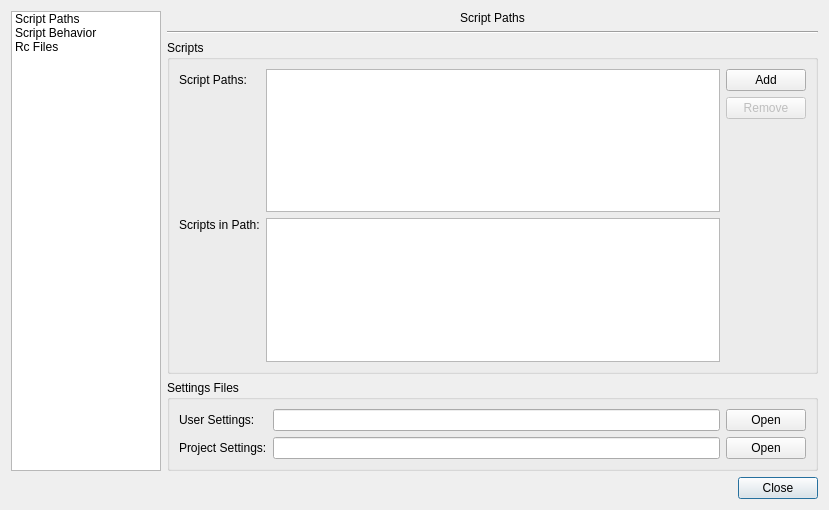
<?xml version="1.0" encoding="UTF-8"?>
<ui version="4.0">
 <class>Gui::OptionsDialog</class>
 <widget class="QDialog" name="Gui::OptionsDialog">
  <property name="geometry">
   <rect>
    <x>0</x>
    <y>0</y>
    <width>829</width>
    <height>510</height>
   </rect>
  </property>
  <property name="windowTitle">
   <string>Options Dialog</string>
  </property>
  <layout class="QGridLayout" name="gridLayout_4">
   <item row="3" column="0" colspan="2">
    <widget class="QDialogButtonBox" name="buttonBox">
     <property name="standardButtons">
      <set>QDialogButtonBox::Close</set>
     </property>
    </widget>
   </item>
   <item row="0" column="0" rowspan="3">
    <widget class="QListWidget" name="listWidget">
     <property name="sizePolicy">
      <sizepolicy hsizetype="Fixed" vsizetype="Expanding">
       <horstretch>0</horstretch>
       <verstretch>0</verstretch>
      </sizepolicy>
     </property>
     <property name="minimumSize">
      <size>
       <width>150</width>
       <height>0</height>
      </size>
     </property>
     <property name="maximumSize">
      <size>
       <width>150</width>
       <height>16777215</height>
      </size>
     </property>
     <property name="frameShape">
      <enum>QFrame::StyledPanel</enum>
     </property>
     <property name="currentRow">
      <number>-1</number>
     </property>
     <item>
      <property name="text">
       <string>Script Paths</string>
      </property>
     </item>
     <item>
      <property name="text">
       <string>Script Behavior</string>
      </property>
     </item>
     <item>
      <property name="text">
       <string>Rc Files</string>
      </property>
     </item>
    </widget>
   </item>
   <item row="0" column="1">
    <widget class="QLabel" name="title">
     <property name="text">
      <string>Script Paths</string>
     </property>
     <property name="alignment">
      <set>Qt::AlignCenter</set>
     </property>
    </widget>
   </item>
   <item row="1" column="1">
    <widget class="Line" name="line">
     <property name="orientation">
      <enum>Qt::Horizontal</enum>
     </property>
    </widget>
   </item>
   <item row="2" column="1">
    <widget class="QStackedWidget" name="stackedWidget">
     <property name="sizePolicy">
      <sizepolicy hsizetype="Expanding" vsizetype="Expanding">
       <horstretch>0</horstretch>
       <verstretch>0</verstretch>
      </sizepolicy>
     </property>
     <property name="currentIndex">
      <number>0</number>
     </property>
     <widget class="QWidget" name="stackedWidgetPage1">
      <layout class="QVBoxLayout" name="verticalLayout">
       <property name="leftMargin">
        <number>0</number>
       </property>
       <property name="topMargin">
        <number>0</number>
       </property>
       <property name="rightMargin">
        <number>0</number>
       </property>
       <property name="bottomMargin">
        <number>0</number>
       </property>
       <item>
        <widget class="QGroupBox" name="groupBox">
         <property name="title">
          <string>Scripts</string>
         </property>
         <layout class="QGridLayout" name="gridLayout">
          <item row="0" column="2">
           <widget class="QPushButton" name="addButton">
            <property name="text">
             <string>Add</string>
            </property>
           </widget>
          </item>
          <item row="1" column="2">
           <widget class="QPushButton" name="removeButton">
            <property name="enabled">
             <bool>false</bool>
            </property>
            <property name="text">
             <string>Remove</string>
            </property>
           </widget>
          </item>
          <item row="0" column="1" rowspan="3">
           <widget class="QListWidget" name="scriptPathList"/>
          </item>
          <item row="0" column="0">
           <widget class="QLabel" name="label_3">
            <property name="text">
             <string>Script Paths:</string>
            </property>
           </widget>
          </item>
          <item row="3" column="1">
           <widget class="QListView" name="scriptsList">
            <property name="editTriggers">
             <set>QAbstractItemView::NoEditTriggers</set>
            </property>
           </widget>
          </item>
          <item row="3" column="0">
           <widget class="QLabel" name="label_4">
            <property name="text">
             <string>Scripts in Path:</string>
            </property>
            <property name="alignment">
             <set>Qt::AlignLeading|Qt::AlignLeft|Qt::AlignTop</set>
            </property>
           </widget>
          </item>
          <item row="2" column="2">
           <spacer name="verticalSpacer">
            <property name="orientation">
             <enum>Qt::Vertical</enum>
            </property>
            <property name="sizeHint" stdset="0">
             <size>
              <width>20</width>
              <height>91</height>
             </size>
            </property>
           </spacer>
          </item>
         </layout>
        </widget>
       </item>
       <item>
        <widget class="QGroupBox" name="groupBox_2">
         <property name="title">
          <string>Settings Files</string>
         </property>
         <layout class="QGridLayout" name="gridLayout_2">
          <item row="0" column="1">
           <widget class="QLineEdit" name="userPath">
            <property name="minimumSize">
             <size>
              <width>200</width>
              <height>0</height>
             </size>
            </property>
            <property name="readOnly">
             <bool>true</bool>
            </property>
           </widget>
          </item>
          <item row="0" column="2">
           <widget class="QPushButton" name="openUserButton">
            <property name="text">
             <string>Open</string>
            </property>
           </widget>
          </item>
          <item row="1" column="0">
           <widget class="QLabel" name="label_2">
            <property name="text">
             <string>Project Settings:</string>
            </property>
           </widget>
          </item>
          <item row="1" column="1">
           <widget class="QLineEdit" name="projectPath">
            <property name="readOnly">
             <bool>true</bool>
            </property>
           </widget>
          </item>
          <item row="0" column="0">
           <widget class="QLabel" name="label">
            <property name="text">
             <string>User Settings:</string>
            </property>
           </widget>
          </item>
          <item row="1" column="2">
           <widget class="QPushButton" name="openProjectButton">
            <property name="text">
             <string>Open</string>
            </property>
           </widget>
          </item>
         </layout>
        </widget>
       </item>
      </layout>
     </widget>
     <widget class="QWidget" name="stackedWidgetPage2">
      <layout class="QVBoxLayout" name="verticalLayout_2">
       <property name="leftMargin">
        <number>0</number>
       </property>
       <property name="topMargin">
        <number>0</number>
       </property>
       <property name="rightMargin">
        <number>0</number>
       </property>
       <property name="bottomMargin">
        <number>0</number>
       </property>
       <item>
        <widget class="QGroupBox" name="textEditorGroup">
         <property name="title">
          <string>Text Editor Behavior</string>
         </property>
         <layout class="QFormLayout" name="formLayout_3">
          <item row="1" column="0">
           <widget class="QLabel" name="label_6">
            <property name="text">
             <string>Tab Size:</string>
            </property>
           </widget>
          </item>
          <item row="0" column="0" colspan="2">
           <widget class="QCheckBox" name="insertSpacesCheck">
            <property name="text">
             <string>Insert spaces when pressing tab.</string>
            </property>
           </widget>
          </item>
          <item row="1" column="1">
           <widget class="QLineEdit" name="tabSize"/>
          </item>
         </layout>
        </widget>
       </item>
       <item>
        <widget class="QGroupBox" name="groupBox_4">
         <property name="title">
          <string>Toggle Section</string>
         </property>
         <layout class="QFormLayout" name="formLayout">
          <item row="0" column="0">
           <widget class="QLabel" name="label_5">
            <property name="text">
             <string>Tag:</string>
            </property>
           </widget>
          </item>
          <item row="0" column="1">
           <widget class="QLineEdit" name="tagEdit"/>
          </item>
          <item row="1" column="0">
           <widget class="QLabel" name="label_7">
            <property name="text">
             <string>Debug:</string>
            </property>
           </widget>
          </item>
          <item row="1" column="1">
           <widget class="QLineEdit" name="debugEdit"/>
          </item>
          <item row="2" column="0">
           <widget class="QLabel" name="label_8">
            <property name="text">
             <string>Return Values:</string>
            </property>
           </widget>
          </item>
          <item row="2" column="1">
           <layout class="QGridLayout" name="gridLayout_5">
            <item row="0" column="0" rowspan="3">
             <widget class="QTreeWidget" name="returnValues">
              <property name="rootIsDecorated">
               <bool>false</bool>
              </property>
              <property name="uniformRowHeights">
               <bool>true</bool>
              </property>
              <property name="sortingEnabled">
               <bool>true</bool>
              </property>
              <column>
               <property name="text">
                <string>Type</string>
               </property>
              </column>
              <column>
               <property name="text">
                <string>Value</string>
               </property>
              </column>
             </widget>
            </item>
            <item row="0" column="1">
             <widget class="QPushButton" name="addReturnButton">
              <property name="text">
               <string>Add</string>
              </property>
             </widget>
            </item>
            <item row="1" column="1">
             <widget class="QPushButton" name="removeReturnButton">
              <property name="enabled">
               <bool>false</bool>
              </property>
              <property name="text">
               <string>Remove</string>
              </property>
             </widget>
            </item>
            <item row="2" column="1">
             <spacer name="verticalSpacer_4">
              <property name="orientation">
               <enum>Qt::Vertical</enum>
              </property>
              <property name="sizeHint" stdset="0">
               <size>
                <width>20</width>
                <height>40</height>
               </size>
              </property>
             </spacer>
            </item>
           </layout>
          </item>
         </layout>
        </widget>
       </item>
       <item>
        <spacer name="verticalSpacer_3">
         <property name="orientation">
          <enum>Qt::Vertical</enum>
         </property>
         <property name="sizeHint" stdset="0">
          <size>
           <width>20</width>
           <height>40</height>
          </size>
         </property>
        </spacer>
       </item>
      </layout>
     </widget>
     <widget class="QWidget" name="page">
      <layout class="QVBoxLayout" name="verticalLayout_3">
       <property name="leftMargin">
        <number>0</number>
       </property>
       <property name="topMargin">
        <number>0</number>
       </property>
       <property name="rightMargin">
        <number>0</number>
       </property>
       <property name="bottomMargin">
        <number>0</number>
       </property>
       <item>
        <widget class="QGroupBox" name="groupBox_5">
         <property name="title">
          <string>Assets settings</string>
         </property>
         <layout class="QGridLayout" name="gridLayout_7">
          <item row="0" column="1">
           <widget class="QCheckBox" name="splitToolbars">
            <property name="text">
             <string>Split toolbars</string>
            </property>
           </widget>
          </item>
          <item row="2" column="0">
           <widget class="QLabel" name="label_12">
            <property name="text">
             <string>Transparent colors:</string>
            </property>
           </widget>
          </item>
          <item row="0" column="0">
           <widget class="QLabel" name="label_11">
            <property name="text">
             <string>Conversion flags:</string>
            </property>
           </widget>
          </item>
          <item row="0" column="2">
           <widget class="QCheckBox" name="convertPng">
            <property name="text">
             <string>Convert image to png</string>
            </property>
           </widget>
          </item>
          <item row="0" column="3">
           <widget class="QCheckBox" name="removeUnknown">
            <property name="text">
             <string>Remove unknown assets</string>
            </property>
           </widget>
          </item>
          <item row="2" column="1">
           <widget class="QCheckBox" name="gray">
            <property name="text">
             <string>Gray</string>
            </property>
           </widget>
          </item>
          <item row="2" column="2">
           <widget class="QCheckBox" name="magenta">
            <property name="text">
             <string>Magenta</string>
            </property>
           </widget>
          </item>
          <item row="2" column="3">
           <widget class="QCheckBox" name="bottomLeft">
            <property name="text">
             <string>Bottom left pixel</string>
            </property>
           </widget>
          </item>
         </layout>
        </widget>
       </item>
       <item>
        <widget class="QGroupBox" name="colorBox">
         <property name="title">
          <string>Dialogs settings</string>
         </property>
         <layout class="QGridLayout" name="gridLayout_6">
          <item row="0" column="1">
           <widget class="QCheckBox" name="updateHierarchy">
            <property name="text">
             <string>Update hierarchy</string>
            </property>
           </widget>
          </item>
          <item row="2" column="0">
           <widget class="QLabel" name="label_14">
            <property name="text">
             <string>Scale:</string>
            </property>
           </widget>
          </item>
          <item row="0" column="2">
           <widget class="QCheckBox" name="updateGeometry">
            <property name="text">
             <string>Update geometry</string>
            </property>
           </widget>
          </item>
          <item row="0" column="0">
           <widget class="QLabel" name="label_13">
            <property name="text">
             <string>Conversion flags:</string>
            </property>
           </widget>
          </item>
          <item row="0" column="3">
           <widget class="QCheckBox" name="idForPixmap">
            <property name="text">
             <string>Use resource ids for pixmaps</string>
            </property>
           </widget>
          </item>
          <item row="2" column="1">
           <layout class="QHBoxLayout" name="horizontalLayout_2">
            <item>
             <widget class="QLabel" name="label_9">
              <property name="text">
               <string>X scale</string>
              </property>
             </widget>
            </item>
            <item>
             <widget class="QDoubleSpinBox" name="scaleX"/>
            </item>
           </layout>
          </item>
          <item row="2" column="2">
           <layout class="QHBoxLayout" name="horizontalLayout_3">
            <item>
             <widget class="QLabel" name="label_10">
              <property name="text">
               <string>Y scale</string>
              </property>
             </widget>
            </item>
            <item>
             <widget class="QDoubleSpinBox" name="scaleY"/>
            </item>
           </layout>
          </item>
         </layout>
        </widget>
       </item>
       <item>
        <widget class="QGroupBox" name="groupBox_6">
         <property name="title">
          <string>Languages map:</string>
         </property>
         <layout class="QGridLayout" name="gridLayout_8">
          <item row="1" column="1">
           <widget class="QPushButton" name="addLanguageButton">
            <property name="text">
             <string>Add</string>
            </property>
           </widget>
          </item>
          <item row="2" column="1">
           <widget class="QPushButton" name="removeLanguageButton">
            <property name="enabled">
             <bool>false</bool>
            </property>
            <property name="text">
             <string>Remove</string>
            </property>
           </widget>
          </item>
          <item row="1" column="0" rowspan="3">
           <widget class="QTreeWidget" name="languageMap">
            <property name="uniformRowHeights">
             <bool>true</bool>
            </property>
            <property name="sortingEnabled">
             <bool>true</bool>
            </property>
            <attribute name="headerCascadingSectionResizes">
             <bool>false</bool>
            </attribute>
            <attribute name="headerMinimumSectionSize">
             <number>200</number>
            </attribute>
            <attribute name="headerDefaultSectionSize">
             <number>200</number>
            </attribute>
            <attribute name="headerShowSortIndicator" stdset="0">
             <bool>true</bool>
            </attribute>
            <column>
             <property name="text">
              <string>Language Source</string>
             </property>
            </column>
            <column>
             <property name="text">
              <string>Language Result</string>
             </property>
            </column>
           </widget>
          </item>
          <item row="3" column="1">
           <spacer name="verticalSpacer_5">
            <property name="orientation">
             <enum>Qt::Vertical</enum>
            </property>
            <property name="sizeHint" stdset="0">
             <size>
              <width>20</width>
              <height>84</height>
             </size>
            </property>
           </spacer>
          </item>
          <item row="0" column="0" colspan="2">
           <widget class="QLabel" name="label_15">
            <property name="text">
             <string>Mapping used to merge languages: two (or more languages with the same result language will be merged automatically.</string>
            </property>
            <property name="wordWrap">
             <bool>true</bool>
            </property>
           </widget>
          </item>
         </layout>
        </widget>
       </item>
      </layout>
     </widget>
    </widget>
   </item>
  </layout>
 </widget>
 <tabstops>
  <tabstop>scriptPathList</tabstop>
  <tabstop>addButton</tabstop>
  <tabstop>removeButton</tabstop>
 </tabstops>
 <resources/>
 <connections/>
</ui>
